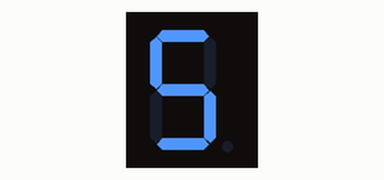
Simulated run of this sketch. Board: Arduino Uno, built with avr-gcc and run on an emulated ATmega328P. Parts: 1-digit seven-segment display. Wiring (inferred from the names in the program): 1-digit 7-segment display, segments lit when HIGH: segments pin 2, pin 3, pin 4, pin 5, pin 6, pin 8, pin 9. The segment pins are drawn as the display they are named for.

Above: at 0.1 s.
At 1.1 s:
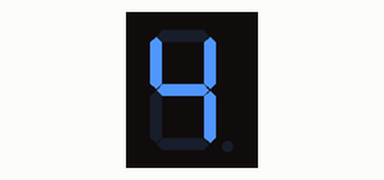
At 2.1 s:
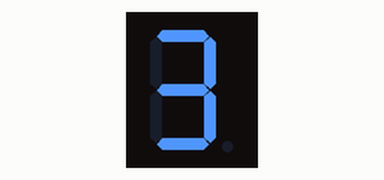
At 3.1 s:
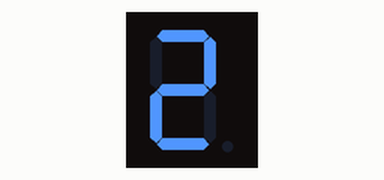
At 5.1 s:
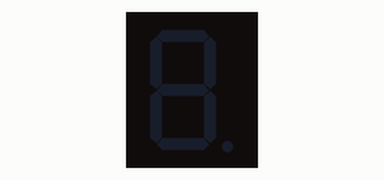
At 10.1 s:
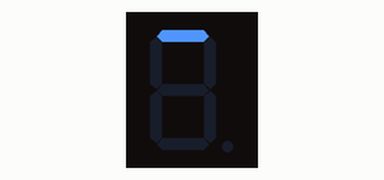

Measured:
- by itself, everything shown: repeats every 11.0 s, in 7 steps
- what the display in image 1 shows lasts 1.0 s, from 1.0 s to 2.0 s
- what the display in image 4 shows lasts 5.0 s, from 5.0 s to 10.0 s

The sketch:

countdown.ino
```cpp
int a = 2;  //For displaying segment "a"
int b = 3;  //For displaying segment "b"
int c = 4;  //For displaying segment "c"
int d = 5;  //For displaying segment "d"
int e = 6;  //For displaying segment "e"
int f = 8;  //For displaying segment "f"
int g = 9;  //For displaying segment "g"
void setup() {
  pinMode(a, OUTPUT);  //A
  pinMode(b, OUTPUT);  //B
  pinMode(c, OUTPUT);  //C
  pinMode(d, OUTPUT);  //D
  pinMode(e, OUTPUT);  //E
  pinMode(f, OUTPUT);  //F
  pinMode(g, OUTPUT);  //G

}
void displayDigit(int digit)
{
 //Conditions for displaying segment a
 if(digit!=1 && digit != 4)
 digitalWrite(a,HIGH);

 //Conditions for displaying segment b
 if(digit != 5 && digit != 6)
 digitalWrite(b,HIGH);

 //Conditions for displaying segment c
 if(digit !=2)
 digitalWrite(c,HIGH);

 //Conditions for displaying segment d
 if(digit != 1 && digit !=4 && digit !=7)
 digitalWrite(d,HIGH);

 //Conditions for displaying segment e
 if(digit == 2 || digit ==6 || digit == 8 || digit==0)
 digitalWrite(e,HIGH);

 //Conditions for displaying segment f
 if(digit != 1 && digit !=2 && digit!=3 && digit !=7)
 digitalWrite(f,HIGH);
 if (digit!=0 && digit!=1 && digit !=7)
 digitalWrite(g,HIGH);

}
void turnOff()
{
  digitalWrite(a,LOW);
  digitalWrite(b,LOW);
  digitalWrite(c,LOW);
  digitalWrite(d,LOW);
  digitalWrite(e,LOW);
  digitalWrite(f,LOW);
  digitalWrite(g,LOW);
}


void loop() {
  int i;
 for(int i=5;i > 0 ;i--)
 {
   displayDigit(i);
   delay(1000);
   turnOff();

 }
turnOff();
delay(5000);
 digitalWrite(a,HIGH);
 delay(1000);


}
```
